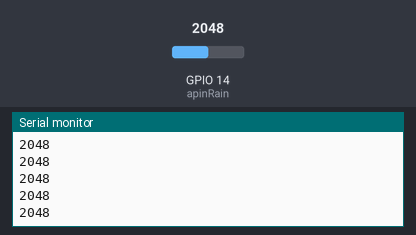
The sketch below on a simulated ESP32. Parts: the last lines printed to the serial monitor. The test bench sets the inputs (shaded band); at power-on: GPIO 14 (apinRain) = 2048.

Above: at 2.2 s.
2.3 s: GPIO 14 (apinRain) set to 2866
At 2.32 s:
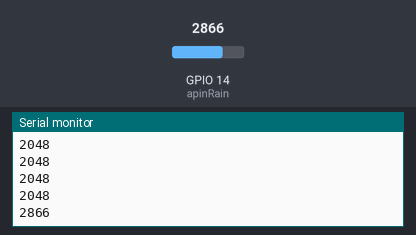
3.8 s: GPIO 14 (apinRain) set to 3603
At 3.82 s:
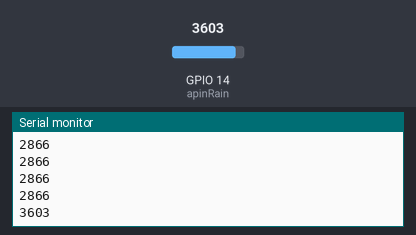
Timing chart, 0 to 6.8 s (numbered marks = the images above; inputs shaded):
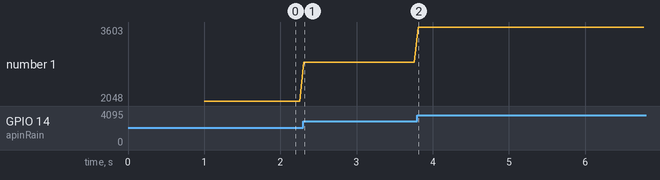

The sketch:

ESPwithAnalogRead.ino
```cpp
// Potentiometer is connected to GPIO 34 (Analog ADC1_CH6)
const int apinRain = 14;
const int dpinRain = 5;

// variable for storing the potentiometer value
int analogValue = 0;

void setup() {
  Serial.begin(115200);
  delay(1000);
}

void loop() {
  // Reading potentiometer value
  analogValue = analogRead(apinRain);
  Serial.println(analogValue);
  delay(50);
}
```

Measured:
- after the input at 2.3 s, the serial monitor: prints a new line at once (image 1)
- after the input at 3.8 s, the serial monitor: prints a new line at once (image 2)
- plotted number 1: 2048 → 2866 after the input at 2.3 s, 2866 → 3603 after the input at 3.8 s
